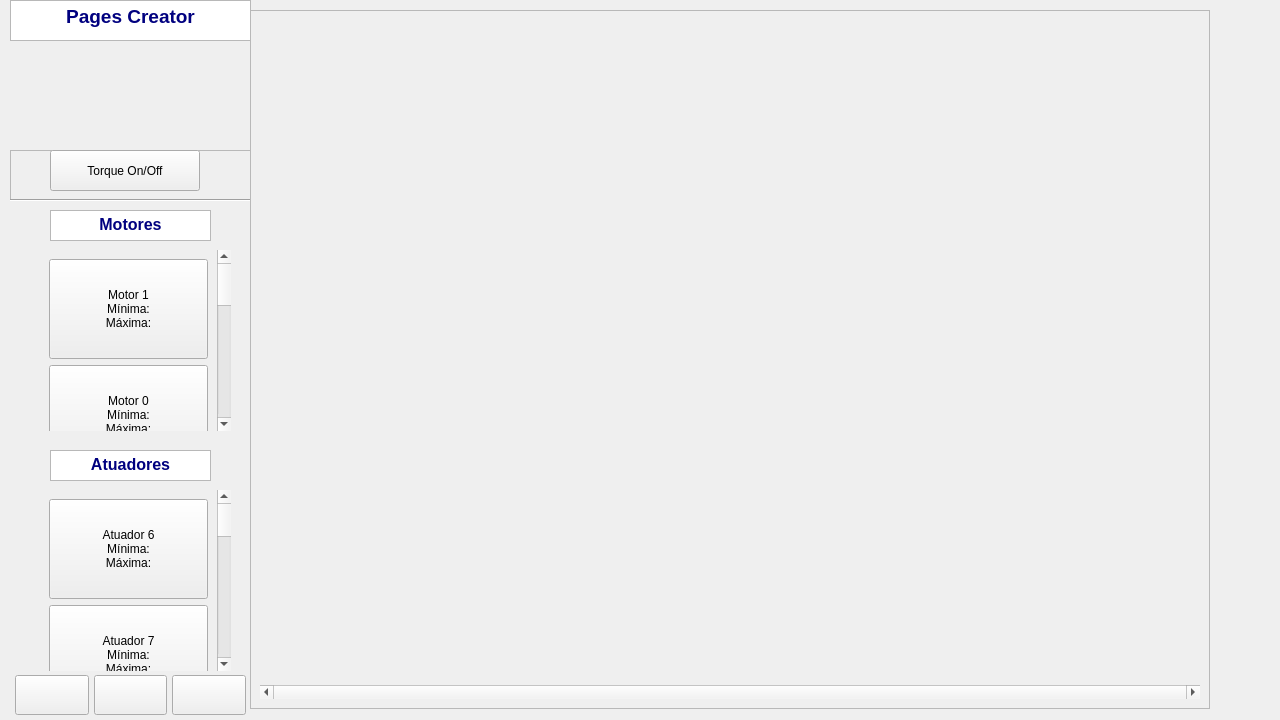
<?xml version="1.0" encoding="UTF-8"?>
<ui version="4.0">
 <class>Form</class>
 <widget class="QWidget" name="Form">
  <property name="geometry">
   <rect>
    <x>0</x>
    <y>0</y>
    <width>1280</width>
    <height>720</height>
   </rect>
  </property>
  <property name="minimumSize">
   <size>
    <width>1280</width>
    <height>720</height>
   </size>
  </property>
  <property name="maximumSize">
   <size>
    <width>1280</width>
    <height>720</height>
   </size>
  </property>
  <property name="windowTitle">
   <string>Form</string>
  </property>
  <widget class="QTextBrowser" name="textBrowser">
   <property name="geometry">
    <rect>
     <x>10</x>
     <y>0</y>
     <width>241</width>
     <height>41</height>
    </rect>
   </property>
   <property name="html">
    <string>&lt;!DOCTYPE HTML PUBLIC &quot;-//W3C//DTD HTML 4.0//EN&quot; &quot;http://www.w3.org/TR/REC-html40/strict.dtd&quot;&gt;
&lt;html&gt;&lt;head&gt;&lt;meta name=&quot;qrichtext&quot; content=&quot;1&quot; /&gt;&lt;style type=&quot;text/css&quot;&gt;
p, li { white-space: pre-wrap; }
&lt;/style&gt;&lt;/head&gt;&lt;body style=&quot; font-family:'MS Shell Dlg 2'; font-size:8.25pt; font-weight:400; font-style:normal;&quot;&gt;
&lt;p align=&quot;center&quot; style=&quot; margin-top:0px; margin-bottom:0px; margin-left:0px; margin-right:0px; -qt-block-indent:0; text-indent:0px;&quot;&gt;&lt;span style=&quot; font-size:14pt; font-weight:600; color:#00007f;&quot;&gt;Pages Creator&lt;/span&gt;&lt;/p&gt;&lt;/body&gt;&lt;/html&gt;</string>
   </property>
  </widget>
  <widget class="QFrame" name="frame">
   <property name="geometry">
    <rect>
     <x>10</x>
     <y>150</y>
     <width>241</width>
     <height>51</height>
    </rect>
   </property>
   <property name="frameShape">
    <enum>QFrame::StyledPanel</enum>
   </property>
   <property name="frameShadow">
    <enum>QFrame::Raised</enum>
   </property>
   <widget class="QPushButton" name="torqueButton">
    <property name="geometry">
     <rect>
      <x>40</x>
      <y>0</y>
      <width>150</width>
      <height>41</height>
     </rect>
    </property>
    <property name="minimumSize">
     <size>
      <width>150</width>
      <height>0</height>
     </size>
    </property>
    <property name="maximumSize">
     <size>
      <width>150</width>
      <height>16777215</height>
     </size>
    </property>
    <property name="text">
     <string>Torque On/Off</string>
    </property>
    <property name="default">
     <bool>false</bool>
    </property>
    <property name="flat">
     <bool>false</bool>
    </property>
   </widget>
   <widget class="Line" name="line">
    <property name="geometry">
     <rect>
      <x>0</x>
      <y>40</y>
      <width>241</width>
      <height>20</height>
     </rect>
    </property>
    <property name="orientation">
     <enum>Qt::Horizontal</enum>
    </property>
   </widget>
  </widget>
  <widget class="QWidget" name="widget" native="true">
   <property name="geometry">
    <rect>
     <x>10</x>
     <y>200</y>
     <width>241</width>
     <height>481</height>
    </rect>
   </property>
   <widget class="QTextEdit" name="textEdit_2">
    <property name="geometry">
     <rect>
      <x>40</x>
      <y>250</y>
      <width>161</width>
      <height>31</height>
     </rect>
    </property>
    <property name="html">
     <string>&lt;!DOCTYPE HTML PUBLIC &quot;-//W3C//DTD HTML 4.0//EN&quot; &quot;http://www.w3.org/TR/REC-html40/strict.dtd&quot;&gt;
&lt;html&gt;&lt;head&gt;&lt;meta name=&quot;qrichtext&quot; content=&quot;1&quot; /&gt;&lt;style type=&quot;text/css&quot;&gt;
p, li { white-space: pre-wrap; }
&lt;/style&gt;&lt;/head&gt;&lt;body style=&quot; font-family:'MS Shell Dlg 2'; font-size:8.25pt; font-weight:400; font-style:normal;&quot;&gt;
&lt;p align=&quot;center&quot; style=&quot; margin-top:0px; margin-bottom:0px; margin-left:0px; margin-right:0px; -qt-block-indent:0; text-indent:0px;&quot;&gt;&lt;span style=&quot; font-size:12pt; font-weight:600; color:#00007f;&quot;&gt;Atuadores&lt;/span&gt;&lt;/p&gt;&lt;/body&gt;&lt;/html&gt;</string>
    </property>
   </widget>
   <widget class="QTextEdit" name="textEdit">
    <property name="geometry">
     <rect>
      <x>40</x>
      <y>10</y>
      <width>161</width>
      <height>31</height>
     </rect>
    </property>
    <property name="html">
     <string>&lt;!DOCTYPE HTML PUBLIC &quot;-//W3C//DTD HTML 4.0//EN&quot; &quot;http://www.w3.org/TR/REC-html40/strict.dtd&quot;&gt;
&lt;html&gt;&lt;head&gt;&lt;meta name=&quot;qrichtext&quot; content=&quot;1&quot; /&gt;&lt;style type=&quot;text/css&quot;&gt;
p, li { white-space: pre-wrap; }
&lt;/style&gt;&lt;/head&gt;&lt;body style=&quot; font-family:'MS Shell Dlg 2'; font-size:8.25pt; font-weight:400; font-style:normal;&quot;&gt;
&lt;p align=&quot;center&quot; style=&quot; margin-top:0px; margin-bottom:0px; margin-left:0px; margin-right:0px; -qt-block-indent:0; text-indent:0px;&quot;&gt;&lt;span style=&quot; font-size:12pt; font-weight:600; color:#00007f;&quot;&gt;Motores&lt;/span&gt;&lt;/p&gt;&lt;/body&gt;&lt;/html&gt;</string>
    </property>
   </widget>
   <widget class="QScrollArea" name="scrollAreaMotors">
    <property name="geometry">
     <rect>
      <x>30</x>
      <y>50</y>
      <width>191</width>
      <height>181</height>
     </rect>
    </property>
    <property name="frameShape">
     <enum>QFrame::NoFrame</enum>
    </property>
    <property name="verticalScrollBarPolicy">
     <enum>Qt::ScrollBarAlwaysOn</enum>
    </property>
    <property name="horizontalScrollBarPolicy">
     <enum>Qt::ScrollBarAlwaysOff</enum>
    </property>
    <property name="widgetResizable">
     <bool>true</bool>
    </property>
    <widget class="QWidget" name="scrollMotorsContent">
     <property name="geometry">
      <rect>
       <x>0</x>
       <y>0</y>
       <width>174</width>
       <height>667</height>
      </rect>
     </property>
     <layout class="QVBoxLayout" name="verticalLayout_3">
      <item>
       <widget class="QPushButton" name="motor1">
        <property name="minimumSize">
         <size>
          <width>0</width>
          <height>100</height>
         </size>
        </property>
        <property name="maximumSize">
         <size>
          <width>16777215</width>
          <height>100</height>
         </size>
        </property>
        <property name="text">
         <string>Motor 1
Mínima:
Máxima:</string>
        </property>
       </widget>
      </item>
      <item>
       <widget class="QPushButton" name="motor0">
        <property name="minimumSize">
         <size>
          <width>0</width>
          <height>100</height>
         </size>
        </property>
        <property name="maximumSize">
         <size>
          <width>16777215</width>
          <height>100</height>
         </size>
        </property>
        <property name="text">
         <string>Motor 0
Mínima:
Máxima:</string>
        </property>
       </widget>
      </item>
      <item>
       <widget class="QPushButton" name="motor2">
        <property name="minimumSize">
         <size>
          <width>0</width>
          <height>100</height>
         </size>
        </property>
        <property name="maximumSize">
         <size>
          <width>16777215</width>
          <height>100</height>
         </size>
        </property>
        <property name="text">
         <string>Motor 2
Mínima:
Máxima:</string>
        </property>
       </widget>
      </item>
      <item>
       <widget class="QPushButton" name="motor3">
        <property name="minimumSize">
         <size>
          <width>0</width>
          <height>100</height>
         </size>
        </property>
        <property name="maximumSize">
         <size>
          <width>16777215</width>
          <height>100</height>
         </size>
        </property>
        <property name="text">
         <string>Motor 3
Mínima:
Máxima:</string>
        </property>
       </widget>
      </item>
      <item>
       <widget class="QPushButton" name="motor4">
        <property name="minimumSize">
         <size>
          <width>0</width>
          <height>100</height>
         </size>
        </property>
        <property name="maximumSize">
         <size>
          <width>16777215</width>
          <height>100</height>
         </size>
        </property>
        <property name="text">
         <string>Motor 4
Mínima:
Máxima:</string>
        </property>
       </widget>
      </item>
      <item>
       <widget class="QPushButton" name="motor5">
        <property name="minimumSize">
         <size>
          <width>0</width>
          <height>100</height>
         </size>
        </property>
        <property name="maximumSize">
         <size>
          <width>16777215</width>
          <height>100</height>
         </size>
        </property>
        <property name="text">
         <string>Motor 5
Mínima:
Máxima:</string>
        </property>
       </widget>
      </item>
      <item>
       <widget class="QLabel" name="label_2">
        <property name="text">
         <string/>
        </property>
        <property name="pixmap">
         <pixmap>../../Downloads/Imagem do WhatsApp de 2024-04-10 à(s) 19.15.31_0a21bc07.jpg</pixmap>
        </property>
       </widget>
      </item>
     </layout>
    </widget>
   </widget>
   <widget class="QScrollArea" name="scrollAreaMotors_2">
    <property name="geometry">
     <rect>
      <x>30</x>
      <y>290</y>
      <width>191</width>
      <height>181</height>
     </rect>
    </property>
    <property name="frameShape">
     <enum>QFrame::NoFrame</enum>
    </property>
    <property name="verticalScrollBarPolicy">
     <enum>Qt::ScrollBarAlwaysOn</enum>
    </property>
    <property name="horizontalScrollBarPolicy">
     <enum>Qt::ScrollBarAlwaysOff</enum>
    </property>
    <property name="widgetResizable">
     <bool>true</bool>
    </property>
    <widget class="QWidget" name="scrollMotorsContent_2">
     <property name="geometry">
      <rect>
       <x>0</x>
       <y>0</y>
       <width>174</width>
       <height>860</height>
      </rect>
     </property>
     <layout class="QVBoxLayout" name="verticalLayout_4">
      <item>
       <widget class="QPushButton" name="motor6">
        <property name="minimumSize">
         <size>
          <width>0</width>
          <height>100</height>
         </size>
        </property>
        <property name="maximumSize">
         <size>
          <width>16777215</width>
          <height>100</height>
         </size>
        </property>
        <property name="text">
         <string>Atuador 6
Mínima:
Máxima:</string>
        </property>
       </widget>
      </item>
      <item>
       <widget class="QPushButton" name="motor7">
        <property name="minimumSize">
         <size>
          <width>0</width>
          <height>100</height>
         </size>
        </property>
        <property name="maximumSize">
         <size>
          <width>16777215</width>
          <height>100</height>
         </size>
        </property>
        <property name="text">
         <string>Atuador 7
Mínima:
Máxima:</string>
        </property>
       </widget>
      </item>
      <item>
       <widget class="QPushButton" name="motor8">
        <property name="minimumSize">
         <size>
          <width>0</width>
          <height>100</height>
         </size>
        </property>
        <property name="maximumSize">
         <size>
          <width>16777215</width>
          <height>100</height>
         </size>
        </property>
        <property name="text">
         <string>Atuador 8
Mínima:
Máxima:</string>
        </property>
       </widget>
      </item>
      <item>
       <widget class="QPushButton" name="motor9">
        <property name="minimumSize">
         <size>
          <width>0</width>
          <height>100</height>
         </size>
        </property>
        <property name="maximumSize">
         <size>
          <width>16777215</width>
          <height>100</height>
         </size>
        </property>
        <property name="text">
         <string>Atuador 9
Mínima:
Máxima:</string>
        </property>
       </widget>
      </item>
      <item>
       <widget class="QPushButton" name="motor10">
        <property name="minimumSize">
         <size>
          <width>0</width>
          <height>100</height>
         </size>
        </property>
        <property name="maximumSize">
         <size>
          <width>16777215</width>
          <height>100</height>
         </size>
        </property>
        <property name="text">
         <string>Atuador 10
Mínima:
Máxima:</string>
        </property>
       </widget>
      </item>
      <item>
       <widget class="QPushButton" name="motor11">
        <property name="minimumSize">
         <size>
          <width>0</width>
          <height>100</height>
         </size>
        </property>
        <property name="maximumSize">
         <size>
          <width>16777215</width>
          <height>100</height>
         </size>
        </property>
        <property name="text">
         <string>Atuador 11
Mínima:
Máxima:</string>
        </property>
       </widget>
      </item>
      <item>
       <widget class="QPushButton" name="motor12">
        <property name="minimumSize">
         <size>
          <width>0</width>
          <height>100</height>
         </size>
        </property>
        <property name="maximumSize">
         <size>
          <width>16777215</width>
          <height>100</height>
         </size>
        </property>
        <property name="text">
         <string>Atuador 12
Mínima:
Máxima:</string>
        </property>
       </widget>
      </item>
      <item>
       <widget class="QPushButton" name="motor13">
        <property name="minimumSize">
         <size>
          <width>0</width>
          <height>100</height>
         </size>
        </property>
        <property name="maximumSize">
         <size>
          <width>16777215</width>
          <height>100</height>
         </size>
        </property>
        <property name="text">
         <string>Atuador 13
Mínima:
Máxima:</string>
        </property>
       </widget>
      </item>
     </layout>
    </widget>
   </widget>
  </widget>
  <widget class="QLabel" name="label">
   <property name="geometry">
    <rect>
     <x>70</x>
     <y>40</y>
     <width>113</width>
     <height>113</height>
    </rect>
   </property>
   <property name="minimumSize">
    <size>
     <width>113</width>
     <height>113</height>
    </size>
   </property>
   <property name="maximumSize">
    <size>
     <width>113</width>
     <height>113</height>
    </size>
   </property>
   <property name="styleSheet">
    <string notr="true">background-image: url(:/logo/logo.png);</string>
   </property>
   <property name="frameShape">
    <enum>QFrame::NoFrame</enum>
   </property>
   <property name="text">
    <string/>
   </property>
   <property name="pixmap">
    <pixmap resource="edrom_logo.qrc">:/logo/logo.png</pixmap>
   </property>
   <property name="scaledContents">
    <bool>true</bool>
   </property>
  </widget>
  <widget class="QFrame" name="buttonsFrame">
   <property name="geometry">
    <rect>
     <x>10</x>
     <y>670</y>
     <width>241</width>
     <height>50</height>
    </rect>
   </property>
   <property name="minimumSize">
    <size>
     <width>0</width>
     <height>50</height>
    </size>
   </property>
   <property name="maximumSize">
    <size>
     <width>16777215</width>
     <height>50</height>
    </size>
   </property>
   <property name="frameShape">
    <enum>QFrame::NoFrame</enum>
   </property>
   <property name="frameShadow">
    <enum>QFrame::Plain</enum>
   </property>
   <layout class="QHBoxLayout" name="horizontalLayout_3">
    <property name="spacing">
     <number>5</number>
    </property>
    <property name="leftMargin">
     <number>5</number>
    </property>
    <property name="topMargin">
     <number>0</number>
    </property>
    <property name="rightMargin">
     <number>5</number>
    </property>
    <property name="bottomMargin">
     <number>0</number>
    </property>
    <item>
     <widget class="QPushButton" name="saveCurrentPose_2">
      <property name="minimumSize">
       <size>
        <width>0</width>
        <height>40</height>
       </size>
      </property>
      <property name="maximumSize">
       <size>
        <width>16777215</width>
        <height>40</height>
       </size>
      </property>
      <property name="text">
       <string/>
      </property>
      <property name="icon">
       <iconset>
        <normaloff>salvar-arquivo.png</normaloff>salvar-arquivo.png</iconset>
      </property>
      <property name="iconSize">
       <size>
        <width>25</width>
        <height>25</height>
       </size>
      </property>
     </widget>
    </item>
    <item>
     <widget class="QPushButton" name="playFromFirst">
      <property name="minimumSize">
       <size>
        <width>0</width>
        <height>40</height>
       </size>
      </property>
      <property name="maximumSize">
       <size>
        <width>16777215</width>
        <height>40</height>
       </size>
      </property>
      <property name="text">
       <string/>
      </property>
      <property name="icon">
       <iconset>
        <normaloff>botao-play (1).png</normaloff>botao-play (1).png</iconset>
      </property>
      <property name="iconSize">
       <size>
        <width>25</width>
        <height>25</height>
       </size>
      </property>
     </widget>
    </item>
    <item>
     <widget class="QPushButton" name="playFromSelected">
      <property name="minimumSize">
       <size>
        <width>0</width>
        <height>40</height>
       </size>
      </property>
      <property name="maximumSize">
       <size>
        <width>16777215</width>
        <height>40</height>
       </size>
      </property>
      <property name="text">
       <string/>
      </property>
      <property name="icon">
       <iconset>
        <normaloff>proximo-botao.png</normaloff>proximo-botao.png</iconset>
      </property>
      <property name="iconSize">
       <size>
        <width>25</width>
        <height>25</height>
       </size>
      </property>
     </widget>
    </item>
   </layout>
  </widget>
  <widget class="QFrame" name="rightFrame">
   <property name="geometry">
    <rect>
     <x>250</x>
     <y>10</y>
     <width>960</width>
     <height>699</height>
    </rect>
   </property>
   <property name="frameShape">
    <enum>QFrame::StyledPanel</enum>
   </property>
   <property name="frameShadow">
    <enum>QFrame::Raised</enum>
   </property>
   <layout class="QHBoxLayout" name="horizontalLayout_6">
    <property name="spacing">
     <number>0</number>
    </property>
    <item>
     <widget class="QScrollArea" name="poseScroll">
      <property name="frameShape">
       <enum>QFrame::NoFrame</enum>
      </property>
      <property name="verticalScrollBarPolicy">
       <enum>Qt::ScrollBarAlwaysOff</enum>
      </property>
      <property name="horizontalScrollBarPolicy">
       <enum>Qt::ScrollBarAlwaysOn</enum>
      </property>
      <property name="widgetResizable">
       <bool>true</bool>
      </property>
      <widget class="QWidget" name="poseScrollArea">
       <property name="geometry">
        <rect>
         <x>0</x>
         <y>0</y>
         <width>940</width>
         <height>662</height>
        </rect>
       </property>
       <layout class="QHBoxLayout" name="horizontalLayout_8">
        <property name="spacing">
         <number>0</number>
        </property>
        <property name="leftMargin">
         <number>0</number>
        </property>
        <property name="topMargin">
         <number>0</number>
        </property>
        <property name="rightMargin">
         <number>0</number>
        </property>
        <property name="bottomMargin">
         <number>0</number>
        </property>
        <item>
         <spacer name="horizontalSpacer">
          <property name="orientation">
           <enum>Qt::Horizontal</enum>
          </property>
          <property name="sizeHint" stdset="0">
           <size>
            <width>40</width>
            <height>20</height>
           </size>
          </property>
         </spacer>
        </item>
       </layout>
      </widget>
     </widget>
    </item>
   </layout>
  </widget>
 </widget>
 <resources>
  <include location="../../Downloads/appicons.qrc"/>
  <include location="edrom_logo.qrc"/>
 </resources>
 <connections/>
</ui>
